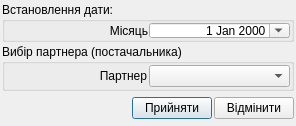
<?xml version="1.0" encoding="UTF-8"?>
<ui version="4.0">
 <class>UDialog_AParkPartnerDateFilter</class>
 <widget class="QDialog" name="UDialog_AParkPartnerDateFilter">
  <property name="geometry">
   <rect>
    <x>0</x>
    <y>0</y>
    <width>296</width>
    <height>124</height>
   </rect>
  </property>
  <property name="minimumSize">
   <size>
    <width>0</width>
    <height>0</height>
   </size>
  </property>
  <property name="maximumSize">
   <size>
    <width>16777215</width>
    <height>16777215</height>
   </size>
  </property>
  <property name="focusPolicy">
   <enum>Qt::NoFocus</enum>
  </property>
  <property name="contextMenuPolicy">
   <enum>Qt::DefaultContextMenu</enum>
  </property>
  <property name="windowTitle">
   <string/>
  </property>
  <property name="modal">
   <bool>true</bool>
  </property>
  <layout class="QVBoxLayout" name="verticalLayout">
   <property name="spacing">
    <number>2</number>
   </property>
   <property name="margin">
    <number>2</number>
   </property>
   <item>
    <layout class="QVBoxLayout" name="verticalLayout_2">
     <property name="spacing">
      <number>2</number>
     </property>
     <item>
      <widget class="QGroupBox" name="groupBox_dateFilter">
       <property name="minimumSize">
        <size>
         <width>200</width>
         <height>40</height>
        </size>
       </property>
       <property name="maximumSize">
        <size>
         <width>1000</width>
         <height>1000</height>
        </size>
       </property>
       <property name="title">
        <string>Встановлення дати:</string>
       </property>
       <layout class="QGridLayout">
        <property name="margin">
         <number>1</number>
        </property>
        <property name="spacing">
         <number>1</number>
        </property>
        <item row="0" column="1">
         <widget class="QLabel" name="label_year">
          <property name="text">
           <string>Місяць</string>
          </property>
          <property name="alignment">
           <set>Qt::AlignRight|Qt::AlignTrailing|Qt::AlignVCenter</set>
          </property>
         </widget>
        </item>
        <item row="0" column="2">
         <widget class="QDateEdit" name="dateEdit">
          <property name="alignment">
           <set>Qt::AlignRight|Qt::AlignTrailing|Qt::AlignVCenter</set>
          </property>
          <property name="calendarPopup">
           <bool>true</bool>
          </property>
         </widget>
        </item>
       </layout>
      </widget>
     </item>
     <item>
      <widget class="QGroupBox" name="groupBox_typMarshrutu">
       <property name="title">
        <string>Вибір партнера (постачальника)</string>
       </property>
       <layout class="QVBoxLayout" name="verticalLayout_3">
        <property name="spacing">
         <number>1</number>
        </property>
        <property name="margin">
         <number>1</number>
        </property>
        <item>
         <layout class="QHBoxLayout" name="horizontalLayout">
          <property name="spacing">
           <number>2</number>
          </property>
          <item>
           <widget class="QLabel" name="label_partner">
            <property name="text">
             <string>Партнер</string>
            </property>
            <property name="alignment">
             <set>Qt::AlignRight|Qt::AlignTrailing|Qt::AlignVCenter</set>
            </property>
           </widget>
          </item>
          <item>
           <widget class="QComboBox" name="comboBox_partner">
            <property name="minimumSize">
             <size>
              <width>120</width>
              <height>0</height>
             </size>
            </property>
           </widget>
          </item>
         </layout>
        </item>
       </layout>
      </widget>
     </item>
     <item>
      <spacer name="verticalSpacer">
       <property name="orientation">
        <enum>Qt::Vertical</enum>
       </property>
       <property name="sizeHint" stdset="0">
        <size>
         <width>20</width>
         <height>40</height>
        </size>
       </property>
      </spacer>
     </item>
    </layout>
   </item>
   <item>
    <layout class="QHBoxLayout">
     <property name="spacing">
      <number>2</number>
     </property>
     <property name="margin">
      <number>0</number>
     </property>
     <item>
      <spacer>
       <property name="orientation">
        <enum>Qt::Horizontal</enum>
       </property>
       <property name="sizeHint" stdset="0">
        <size>
         <width>131</width>
         <height>31</height>
        </size>
       </property>
      </spacer>
     </item>
     <item>
      <widget class="QPushButton" name="okButton">
       <property name="text">
        <string>Прийняти</string>
       </property>
       <property name="icon">
        <iconset resource="../images/UAutoParkImg.qrc">
         <normaloff>:/icontexto_webdev_pack/icontexto_webdev_pack/icontexto-webdev-ok-032x032.png</normaloff>:/icontexto_webdev_pack/icontexto_webdev_pack/icontexto-webdev-ok-032x032.png</iconset>
       </property>
      </widget>
     </item>
     <item>
      <widget class="QPushButton" name="cancelButton">
       <property name="text">
        <string>Відмінити</string>
       </property>
       <property name="icon">
        <iconset resource="../images/UAutoParkImg.qrc">
         <normaloff>:/icontexto_webdev_pack/icontexto_webdev_pack/icontexto-webdev-cancel-032x032.png</normaloff>:/icontexto_webdev_pack/icontexto_webdev_pack/icontexto-webdev-cancel-032x032.png</iconset>
       </property>
      </widget>
     </item>
    </layout>
   </item>
  </layout>
 </widget>
 <resources>
  <include location="../images/UAutoParkImg.qrc"/>
 </resources>
 <connections>
  <connection>
   <sender>okButton</sender>
   <signal>clicked()</signal>
   <receiver>UDialog_AParkPartnerDateFilter</receiver>
   <slot>accept()</slot>
   <hints>
    <hint type="sourcelabel">
     <x>278</x>
     <y>253</y>
    </hint>
    <hint type="destinationlabel">
     <x>96</x>
     <y>254</y>
    </hint>
   </hints>
  </connection>
  <connection>
   <sender>cancelButton</sender>
   <signal>clicked()</signal>
   <receiver>UDialog_AParkPartnerDateFilter</receiver>
   <slot>reject()</slot>
   <hints>
    <hint type="sourcelabel">
     <x>369</x>
     <y>253</y>
    </hint>
    <hint type="destinationlabel">
     <x>179</x>
     <y>282</y>
    </hint>
   </hints>
  </connection>
 </connections>
</ui>
